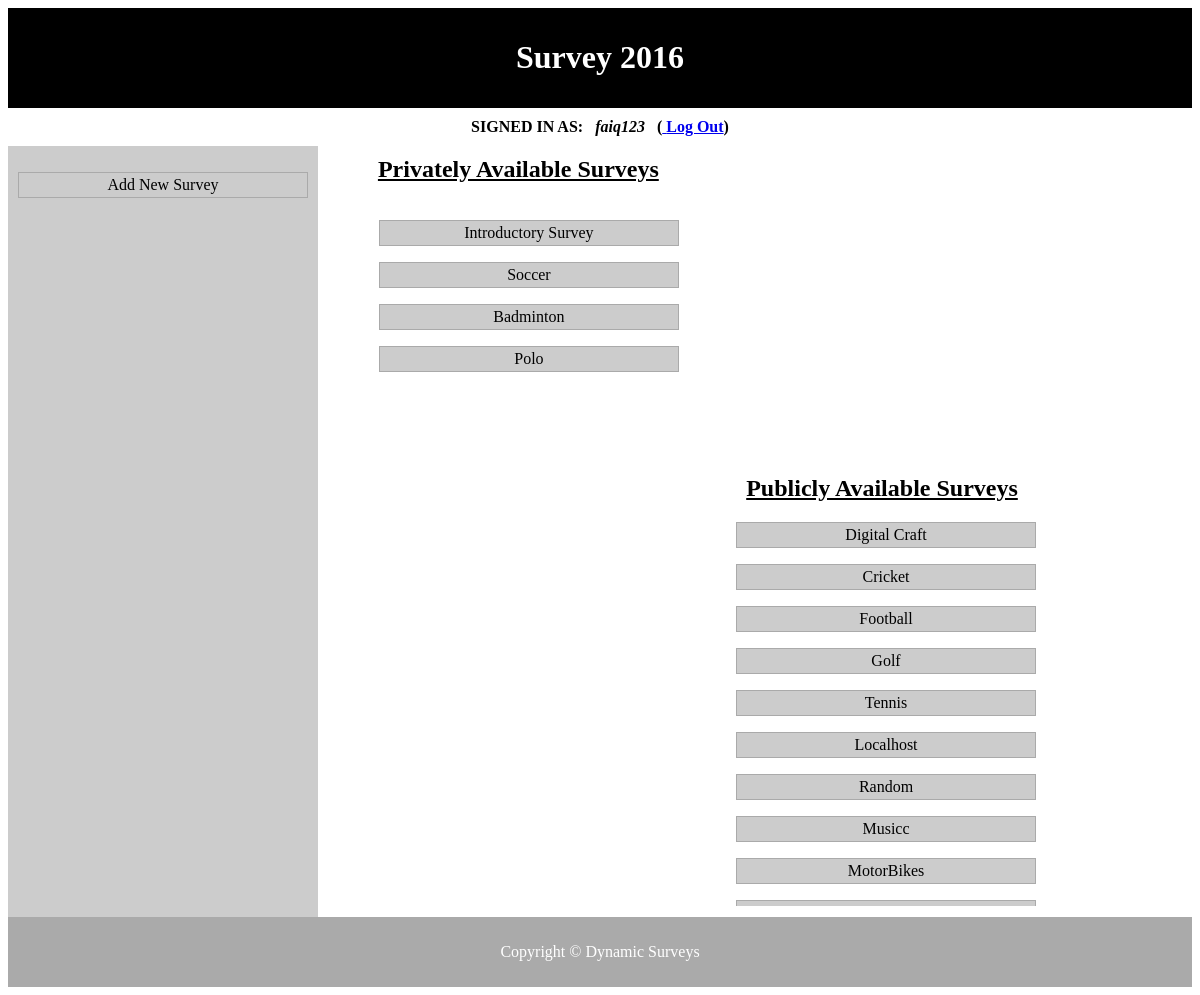
Page /CODE/index.php (signed in) on the committed database.
### tables this page shows
CREATE TABLE IF NOT EXISTS `survey` (
  `survey_id` int(9) NOT NULL AUTO_INCREMENT,
  `survey_name` varchar(300) NOT NULL,
  `access` varchar(20) NOT NULL,
  PRIMARY KEY (`survey_id`)
);

### CODE/index.php (the view, shortened to what this page needs)
<?php
 include('config/config.php');
$query = "SELECT * FROM survey WHERE access = 'public'";
$result_query = @mysqli_query($dbc,$query);
$rsSurvey = @mysqli_fetch_assoc($result_query);
$query1 = "SELECT * FROM survey WHERE access = 'private'";
$result_query1 = @mysqli_query($dbc,$query1);
$rsSurvey1 = @mysqli_fetch_assoc($result_query1);
?>
<!DOCTYPE html>
<html>
<head>
<link rel="stylesheet" type="text/css" href="style.css">
</head>
<body>
<div class="flex-container">
<header>
</header>
<?php
if (isset($_SESSION['login_user'])) {
	echo ('<b id="logout"> SIGNED IN AS: &nbsp&nbsp<i >'.$_SESSION['login_user'].'</i>&nbsp&nbsp&nbsp(<a href="logout.php"> Log Out</a>)</b>');
	}
	?>
<nav class="sideNav">
	<ul>
		<li><a href = "add_survey.php"> Add New Survey </a></li>
	</ul>
</nav>
<article class="article">
<h1 class =  "public_survey1">Privately Available Surveys</h1><br>
	<nav class="public_box1">
<?php do {
?>
	<ul><li><a href = "survey_details.php?surveyID=<?php echo $rsSurvey1['survey_id'];?>"><?php echo $rsSurvey1['survey_name'];?></a></li></ul>
<?php } while($rsSurvey1 = @mysqli_fetch_assoc($result_query1))?>
</nav>
<h1 class =  "public_survey">Publicly Available Surveys</h1><br>
	<nav class="public_box">
<?php do {
?>
	<ul><li><a href = "survey_details.php?surveyID=<?php echo $rsSurvey['survey_id'];?>"><?php echo $rsSurvey['survey_name'];?></a></li></ul>
<?php } while($rsSurvey = @mysqli_fetch_assoc($result_query))?>
</nav>
</article>
<footer>
</footer>
</div>
</body>
</html>

### CODE/style.css (style rules this page uses)
body { font-family:Times New Roman; }
.public_box { width:300px; margin:0px 145px 0px 0px; float: right; color: #fff; border-top: 1px solid #fff; border-bottom: 1px solid #fff; border-left: 1px solid #fff; border-right: 1px solid #fff; overflow:scroll; height: 400px; display: inline; }
.public_box ul { list-style-type: none; padding: 0; background:#ccc; }
.public_box ul li { text-align:center; margin-bottom: 7px; color:black; border-top: 1px solid #aaa; border-left: 1px solid #aaa; border-bottom: 1px solid #aaa; border-right: 1px solid #aaa; }
.public_box ul a { text-decoration: none; color: black; padding: 3px; display: list-item; }
.public_survey { width:300px; margin:-30px 150px 0px 100px; float: right; background: #fff; color: #000; text-align: center; text-decoration: underline; display: inline; }
.public_box1 { width:300px; margin:20px 50px 0px 50px; float: left; color: #fff; border-top: 1px solid #fff; border-bottom: 1px solid #fff; border-left: 1px solid #fff; border-right: 1px solid #fff; overflow:scroll; height: 300px; display: inline; }
.public_box1 ul { list-style-type: none; padding: 0; background:#ccc; }
.public_box1 ul li { text-align:center; margin-bottom: 7px; color:black; border-top: 1px solid #aaa; border-left: 1px solid #aaa; border-bottom: 1px solid #aaa; border-right: 1px solid #aaa; }
.public_box1 ul a { text-decoration: none; color: black; padding: 3px; display: list-item; }
.public_survey1 { width:300px; margin:0px 0px 0px 50px; background: #fff; color: #000; text-align: center; text-decoration: underline; display: inline; }
.flex-container { display: -webkit-flex; display: flex; -webkit-flex-flow: row wrap; flex-flow: row wrap; text-align: center; }
.flex-container > * { padding: 10px; -webkit-flex: 1 100%; flex: 1 100%; }
.article { text-align: left; min-height:450px; }
header { background: black;color:white; }
footer { background: #aaa;color:white; }
.sideNav { background:#ccc; }
.sideNav ul { list-style-type: none; padding: 0; }
.sideNav ul li { text-align:center; margin-bottom: 7px; color:black; border-top: 1px solid #aaa; border-left: 1px solid #aaa; border-bottom: 1px solid #aaa; border-right: 1px solid #aaa; }
.sideNav ul a { text-decoration: none; color: black; padding: 3px; display: block; }
@media all and (min-width: 768px) { .sideNav { text-align:left;-webkit-flex: 1 auto;flex:1 auto;-webkit-order:1;order:1; } }
@media all and (min-width: 768px) { .article { -webkit-flex:5 0px;flex:5 0px;-webkit-order:2;order:2; } }
@media all and (min-width: 768px) { footer { -webkit-order:3;order:3; } }

### rows in the picture
survey: survey_name "Introductory Survey"
survey: survey_name "Soccer"
survey: survey_name "Badminton"
survey: survey_name "Polo"
survey: survey_name "Digital Craft"
survey: survey_name "Cricket"
survey: survey_name "Football"
survey: survey_name "Golf"
survey: survey_name "Tennis"
survey: survey_name "Localhost"
survey: survey_name "Random"
survey: survey_name "Musicc"
survey: survey_name "MotorBikes"

### other values in the picture
$_SESSION['login_user'] "faiq123"
